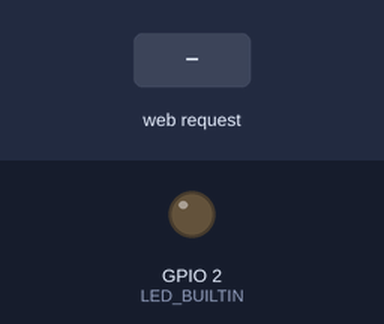
The program below on a simulated ESP32. Shown: output pins drawn as LEDs (lit = HIGH). The inputs (shaded band) are chosen by the test bench. What the program prints to the serial monitor is not drawn.

Above: at 1.2 s.
1.3 s: HTTP request GET /ON received
At 1.9 s:
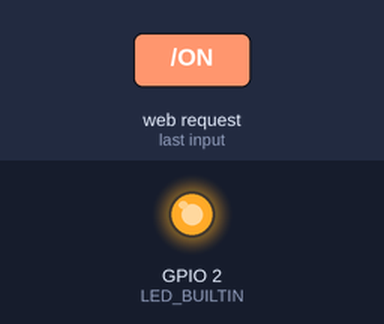
2.8 s: HTTP request GET /OFF received
At 4.2 s:
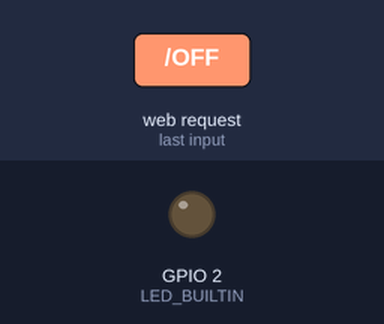
Timing chart, 0 to 5.8 s (numbered marks = the images above; inputs shaded):
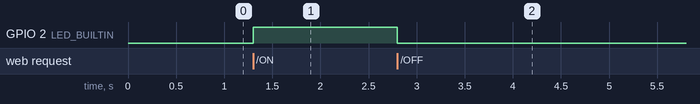

Measured:
- after the input at 1.3 s, GPIO 2 (LED_BUILTIN): LOW → HIGH at once
- after the input at 2.8 s, GPIO 2 (LED_BUILTIN): HIGH → LOW at once

The program:

main.cpp
```cpp
#include <Arduino.h>
#include <WebServer.h>
#include <WiFi.h>
#include <WiFiClient.h>

WebServer server(80);

const char *ssid = "ESP_AP";
const char *password = "12341234";       //8 digits at least.

/*
    Just a little test message.  Go to http://192.168.4.1 in a web browser
    connected to this access point to see it.
*/

void handleRoot() {
    server.send(200, "text/html", "<h1>You are connected</h1>");
}

void switchON() {
    digitalWrite(LED_BUILTIN, HIGH);  //Turn LED ON

    String message = "LED is ON!\n";
    server.send(200, "text/plain", message);
}

void switchOFF() {
    digitalWrite(LED_BUILTIN, LOW);  //Turn LED OFF

    String message = "LED is OFF!\n";
    server.send(200, "text/plain", message);
}

void setup() {
    Serial.begin(115200);
    Serial.println();
    Serial.print("Configuring access point...");
    /* You can remove the password parameter if you want the AP to be open. */
    WiFi.softAP(ssid, password);

    pinMode(LED_BUILTIN, OUTPUT);

    IPAddress myIP = WiFi.softAPIP();
    Serial.print("AP IP address: ");
    Serial.println(myIP);

    server.on("/", handleRoot);
    server.on("/ON", switchON);
    server.on("/OFF", switchOFF);
    server.begin();
    Serial.println("HTTP server started");
}

void loop() {
    server.handleClient();
}
```
